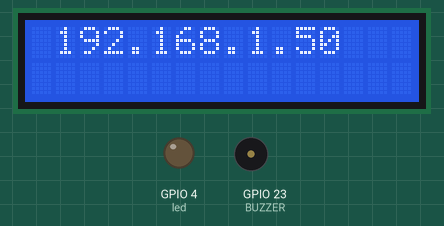
This sketch was run on a simulated ESP32. Parts: 16×2 character LCD, output pins drawn as LEDs (lit = HIGH), buzzer (waves = sounding, pin HIGH). WiFi joins after 1.5 s; servers stay silent unless stated.

Above: at 1.6 s.

Measured:
- what the display in image 0 shows lasts 11.0 s, from 1.6 s to 12.6 s

The sketch:

ArduinoIDE.ino
```cpp
#include <LiquidCrystal_I2C.h>
#include <WiFi.h>
#include <HTTPClient.h>

char* SSID="DESKTOP-IAN9182";
char* password="sauravPC";

const char* serverURL = "http://192.168.137.1:3000/saurav";

// Set the LCD dimensions
int lcdColumns = 16;
int lcdRows = 2;

int rest_time=200;

int led=4;
int BUTTON_PIN=5;
int BUZZER=23;

// Set LCD address, number of columns and rows
// If LCD address unknown, run I2C scanner sketch
LiquidCrystal_I2C lcd(0x27, lcdColumns, lcdRows);

bool buzzerState = false;
bool stopRequested = false;
unsigned long buzzerStartTime = 0;
const int buzzerDuration = 60000; // 1 minute in milliseconds

// Function to scroll message on the LCD
void scrollMessage(int row, String message, int delayTime, int totalColumns) {
  for (int i = 0; i < totalColumns; i++) {
    message = " " + message;
  }
  tone(BUZZER, 10000, delayTime);
  message = message + " ";
  for (int position = 0; position < message.length(); position++) {
    lcd.setCursor(0, row);
    lcd.print(message.substring(position, position + totalColumns));
    delay(delayTime);
    // Check if the button is pressed to stop the buzzer
    if (digitalRead(BUTTON_PIN) == LOW) {
      stopRequested = true;
      digitalWrite(led, LOW);
      buzzerStartTime=0;
    }
  }
}

void setup(){
  // initialize LCD
  Serial.begin(115200);
  lcd.init();
  lcd.backlight();
  pinMode(led, OUTPUT);
  pinMode(BUTTON_PIN, INPUT_PULLUP);
  pinMode(BUZZER, OUTPUT);

  WiFi.begin(SSID, password);
  while (WiFi.status() != WL_CONNECTED) {
    delay(500);
  }
  lcd.setCursor(1, 0);
  lcd.print("Wifi Conn");
  lcd.setCursor(1, 0);
  lcd.print(WiFi.localIP());
  delay(10000);
}

void loop(){
  digitalWrite(led, LOW);
  lcd.setCursor(2, 1); // Column, Row
  // digitalWrite(led, LOW);
  delay(1000);
  lcd.clear();
  if (WiFi.status() == WL_CONNECTED) {
    HTTPClient http;
    http.begin(serverURL); // Specify the URL

    int httpResponseCode = http.GET(); // Send the request

    if (httpResponseCode > 0) {
      String payload = http.getString();
      buzzerStartTime=millis();
      digitalWrite(led, HIGH);
      while(millis() - buzzerStartTime < buzzerDuration && !stopRequested){
        scrollMessage(1, payload, rest_time, lcdColumns);
      }
      stopRequested=false;
      delay(300000);
    }

    // Close connection
    http.end();
  } else {
    Serial.println("Wi-Fi not connected!");
  }
}
```
